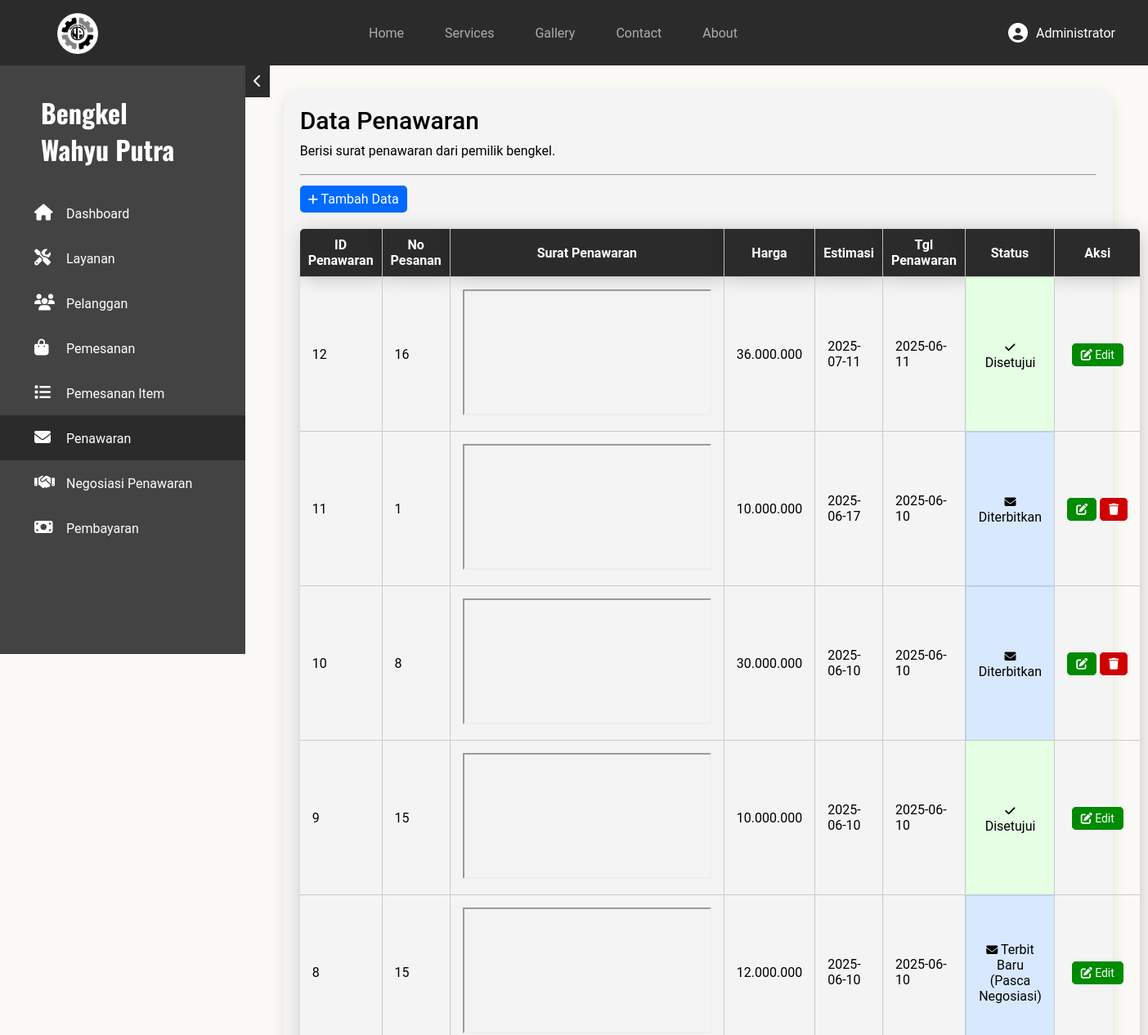
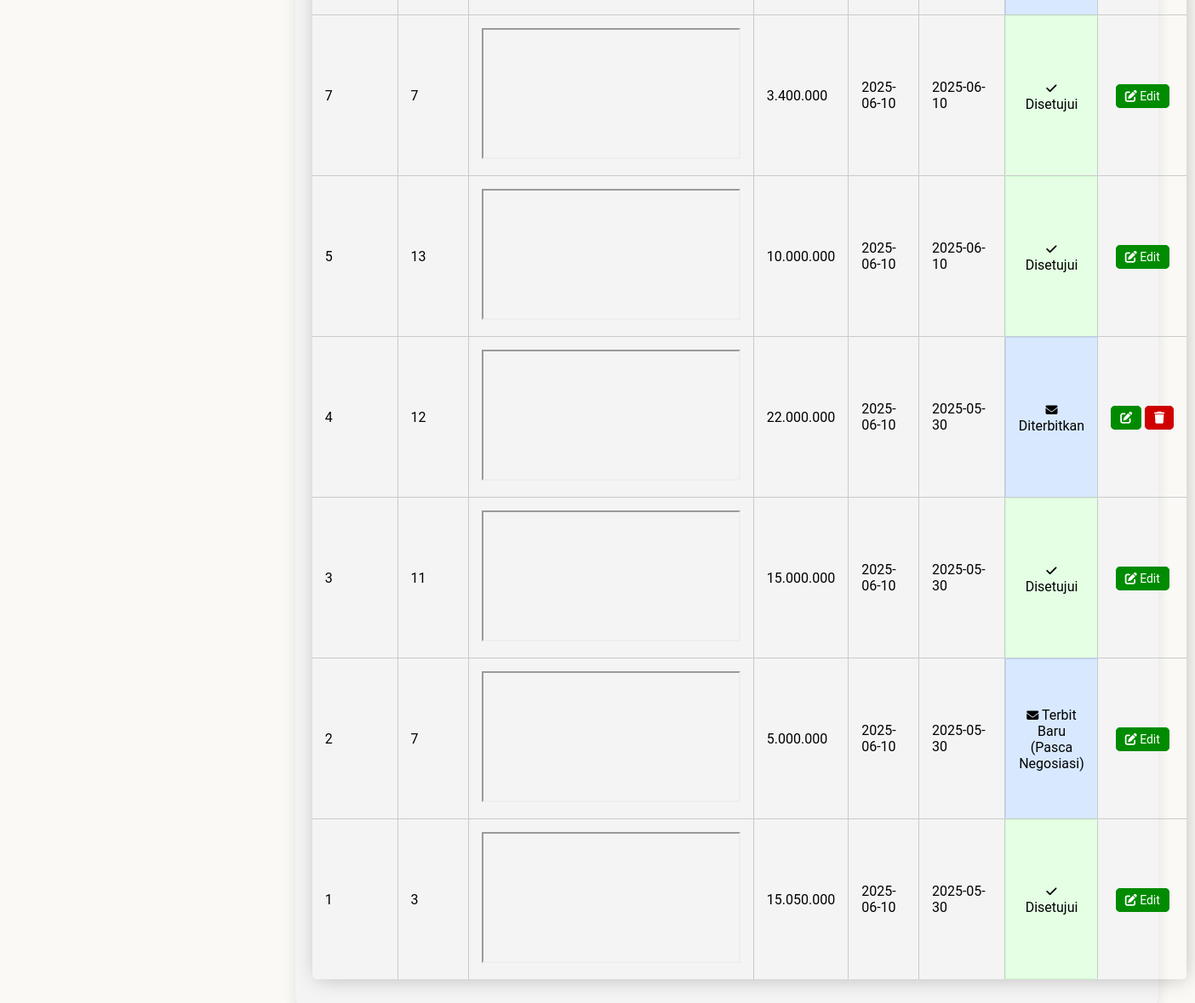
The page /dashboard/admin/penawaran/index.php (signed in) on the database its author committed (2 pictures, top to bottom).
### tables this page shows
CREATE TABLE `penawaran` (
  `id_penawaran` int(11) NOT NULL,
  `no_pesanan` int(11) NOT NULL,
  `surat_penawaran` varchar(500) NOT NULL,
  `harga_penawaran` int(11) NOT NULL,
  `estimasi_penawaran` date NOT NULL,
  `tgl_penawaran` date NOT NULL DEFAULT curdate(),
  `waktu_penawaran` time NOT NULL DEFAULT curtime(),
  `status_penawaran` enum('Diterbitkan','Negosiasi','Disetujui','Terbit Baru') NOT NULL DEFAULT 'Diterbitkan'
);

### dashboard/admin/penawaran/index.php (the view, shortened to what this page needs)
<?php
require_once $_SERVER['DOCUMENT_ROOT'] . "/bengkel-wahyu-putra/includes/global/koneksi.php";
?>
<!DOCTYPE html>
<html lang="en">
<head>
    <link rel="stylesheet" href="/bengkel-wahyu-putra/assets/css/global.css">
    <link rel="stylesheet" href="/bengkel-wahyu-putra/assets/css/admin.css">
    <link rel="stylesheet" href="/bengkel-wahyu-putra/assets/fontawesome/css/all.css">
</head>
<body>
    <?php require_once $_SERVER['DOCUMENT_ROOT'] . "/bengkel-wahyu-putra/includes/global/nav.php"; ?>
    <main>
        <?php require_once $_SERVER['DOCUMENT_ROOT'] . "/bengkel-wahyu-putra/includes/admin/aside.php"; ?>
        <div class="container-crud">
            <section class="daftar-crud">
                <h1>Data Penawaran</h1>
                <p>Berisi surat penawaran dari pemilik bengkel.</p><br>
                <hr>
                <a href="../pemesanan/" class="btn-add" id="addOffer"><i class="fas fa-plus"></i> Tambah Data</a>
                <?php
                $querySelect = "SELECT * FROM penawaran ORDER BY id_penawaran DESC";
                $sql = mysqli_query($conn, $querySelect);
                ?>
                <table class="table-crud">
                    <tr>
                        <th>ID Penawaran</th>
                        <th>No Pesanan</th>
                        <th>Surat Penawaran</th>
                        <th>Harga</th>
                        <th>Estimasi</th>
                        <th>Tgl Penawaran</th>
                        <th>Status</th>
                        <th>Aksi</th>
                    </tr>
                    <?php while ($result = mysqli_fetch_assoc($sql)) { ?>
                        <tr>
                            <td><?= $result['id_penawaran'] ?></td>
                            <td><?= $result['no_pesanan'] ?></td>
                            <td><iframe src="../../../uploads/penawaran/<?= $result['surat_penawaran'] ?>"></iframe></td>
                            <td><?= number_format($result['harga_penawaran'], 0, ',', '.') ?></td>
                            <td><?= $result['estimasi_penawaran'] ?></td>
                            <td><?= $result['tgl_penawaran'] ?></td>
                            <td class="
                            <?php
                            $status = '';
                            if ($result['status_penawaran'] == 'Negosiasi') {
                                $status = "<i class='fas fa-handshake'></i> Negosiasi";
                                echo 'row-yellow';
                            } elseif ($result['status_penawaran'] == 'Disetujui') {
                                $status = "<i class='fas fa-check'></i> Disetujui";
                                echo 'row-green';
                            } elseif ($result['status_penawaran'] == 'Terbit Baru') {
                                $status = "<i class='fas fa-envelope'></i> Terbit Baru (Pasca Negosiasi)";
                                echo 'row-blue';
                            }
                            else {
                                $status = "<i class='fas fa-envelope'></i> Diterbitkan";
                                echo 'row-blue';
                            }
                            ?>
                            " style="text-align: center; width: 15%"><?= $status ?></td>
                            <?php if ($result['status_penawaran'] != in_array($result['status_penawaran'], ['Disetujui', 'Terbit Baru'])) : ?>
                                <td class="action">
                                    <a href="kelola/?id=<?= $result['id_penawaran'] ?>&edit=1" class="btn edit"><i class="fas fa-pen-to-square"></i></a>
                                    <a href="./?hapus=<?= $result['id_penawaran'] ?>&no=<?= $result['no_pesanan'] ?>" class="btn hapus"><i class="fas fa-trash"></i></a>
                                </td>
                            <?php else : ?>
                                <td style="text-align: center;">
                                    <a href="kelola/?id=<?= $result['id_penawaran'] ?>&edit=1 " class="btn edit"><i class="fas fa-pen-to-square"></i> Edit</a>
                                </td>
                            <?php endif;
                            ?>
                        </tr>
                    <?php } ?>
                </table>
            </section>
        </div>
    </main>
</body>
</html>

### assets/css/global.css (style rules this page uses)
:root { --primary-color: #2b2b2b; --secondary-color: #faf9f6; }
* { margin: 0; padding: 0; font-family: "Roboto", serif; scroll-behavior: smooth; box-sizing: border-box; }
a { text-decoration: none; }
h1, h2, h3, p, strong, cite, hr, main img, header a, main a, input, label, select, option, textarea, em, strong, button, span { animation: coolTransition 0.9s; }
main { background-color: var(--secondary-color); }
.fas, .fab { font-size: 25px; }

### assets/css/admin.css (style rules this page uses)
:root { --primary-color: #2b2b2b; --secondary-color: #faf9f6; }
body { background-color: var(--secondary-color); }
main { display: grid; grid-template-columns: auto 1fr; }
table .fas { font-size: 14px; }
a { display: inline-block; }
table a { color: white; font-size: 14px; }
.btn { display: inline-block; margin: 5px 0; padding: 5px 10px; border-radius: 5px; color: white; width: fit-content; text-align: center; }
.btn-add { display: inline-block; color: white; background-color: #006aff; border-radius: 5px; margin-top: 12px; padding: 7px 10px; }
.btn-add, .btn { transition: .3s cubic-bezier(0.19, 1, 0.22, 1); }
.btn-add i { font-size: 14px; }
.btn i { font-size: 14px; }
.edit { background-color: #008b00; border: 1px solid #008b00; }
.hapus { background-color: #cf0000; border: 1px solid #cf0000; }
table.table-crud { width: 100%; margin-top: 20px; border-spacing: 0; border-collapse: separate; border-radius: 5px; box-shadow: 2px 2px 25px -3px rgba(0, 0, 0, 0.25); overflow: hidden; }
table.table-crud th { padding: 10px; padding: 10px; color: white; background-color: #2b2b2b; box-shadow: 2px 2px 25px -3px rgba(0, 0, 0, 0.25); }
table.table-crud td { padding: 15px; }
table.table-crud th, table.table-crud tr:not(:last-child) td { border-bottom: 1px solid #cacaca; }
table.table-crud th:not(:last-child), table.table-crud td:not(:last-child) { border-right: 1px solid #cacaca; }
table.table-crud .btn { display: inline; }
table.table-crud .action { white-space: nowrap; }
.row-green { border: 1px solid #d2ffd2; background-color: #e4ffe4; }
.row-blue { border: 1px solid #bad4ff; background-color: #d8e9ff; }
div.container-crud { margin: 30px 20px; }
.daftar-crud { width: 95%; margin: auto auto 50px; padding: 20px 20px 40px 20px; border-radius: 20px; box-shadow: 0px 5px 15px rgba(0, 0, 0, 0.1); background-color: #f4f4f4; cursor: default; }
.daftar-crud h1 { font-size: 30px; font-weight: 500; margin-bottom: 10px; }

### rows shown on the page
penawaran: id_penawaran "12", no_pesanan "16", harga_penawaran "36.000.000", estimasi_penawaran "2025-07-11", tgl_penawaran "2025-06-11", status_penawaran "Disetujui" (drawn)
penawaran: id_penawaran "11", no_pesanan "1", harga_penawaran "10.000.000", estimasi_penawaran "2025-06-17", tgl_penawaran "2025-06-10", status_penawaran "Diterbitkan"
penawaran: id_penawaran "10", no_pesanan "8", harga_penawaran "30.000.000", estimasi_penawaran "2025-06-10", tgl_penawaran "2025-06-10", status_penawaran "Diterbitkan"
penawaran: id_penawaran "9", no_pesanan "15", harga_penawaran "10.000.000", estimasi_penawaran "2025-06-10", tgl_penawaran "2025-06-10", status_penawaran "Disetujui" (drawn)
penawaran: id_penawaran "8", no_pesanan "15", harga_penawaran "12.000.000", estimasi_penawaran "2025-06-10", tgl_penawaran "2025-06-10", status_penawaran "Terbit Baru (Pasca Negosiasi)"
penawaran: id_penawaran "7", no_pesanan "7", harga_penawaran "3.400.000", estimasi_penawaran "2025-06-10", tgl_penawaran "2025-06-10", status_penawaran "Disetujui" (drawn)
penawaran: id_penawaran "5", no_pesanan "13", harga_penawaran "10.000.000", estimasi_penawaran "2025-06-10", tgl_penawaran "2025-06-10", status_penawaran "Disetujui" (drawn)
penawaran: id_penawaran "4", no_pesanan "12", harga_penawaran "22.000.000", estimasi_penawaran "2025-06-10", tgl_penawaran "2025-05-30", status_penawaran "Diterbitkan"
penawaran: id_penawaran "3", no_pesanan "11", harga_penawaran "15.000.000", estimasi_penawaran "2025-06-10", tgl_penawaran "2025-05-30", status_penawaran "Disetujui" (drawn)
penawaran: id_penawaran "2", no_pesanan "7", harga_penawaran "5.000.000", estimasi_penawaran "2025-06-10", tgl_penawaran "2025-05-30", status_penawaran "Terbit Baru (Pasca Negosiasi)"
penawaran: id_penawaran "1", no_pesanan "3", harga_penawaran "15.050.000", estimasi_penawaran "2025-06-10", tgl_penawaran "2025-05-30", status_penawaran "Disetujui" (drawn)

### other values the page prints
$nama "Administrator"
